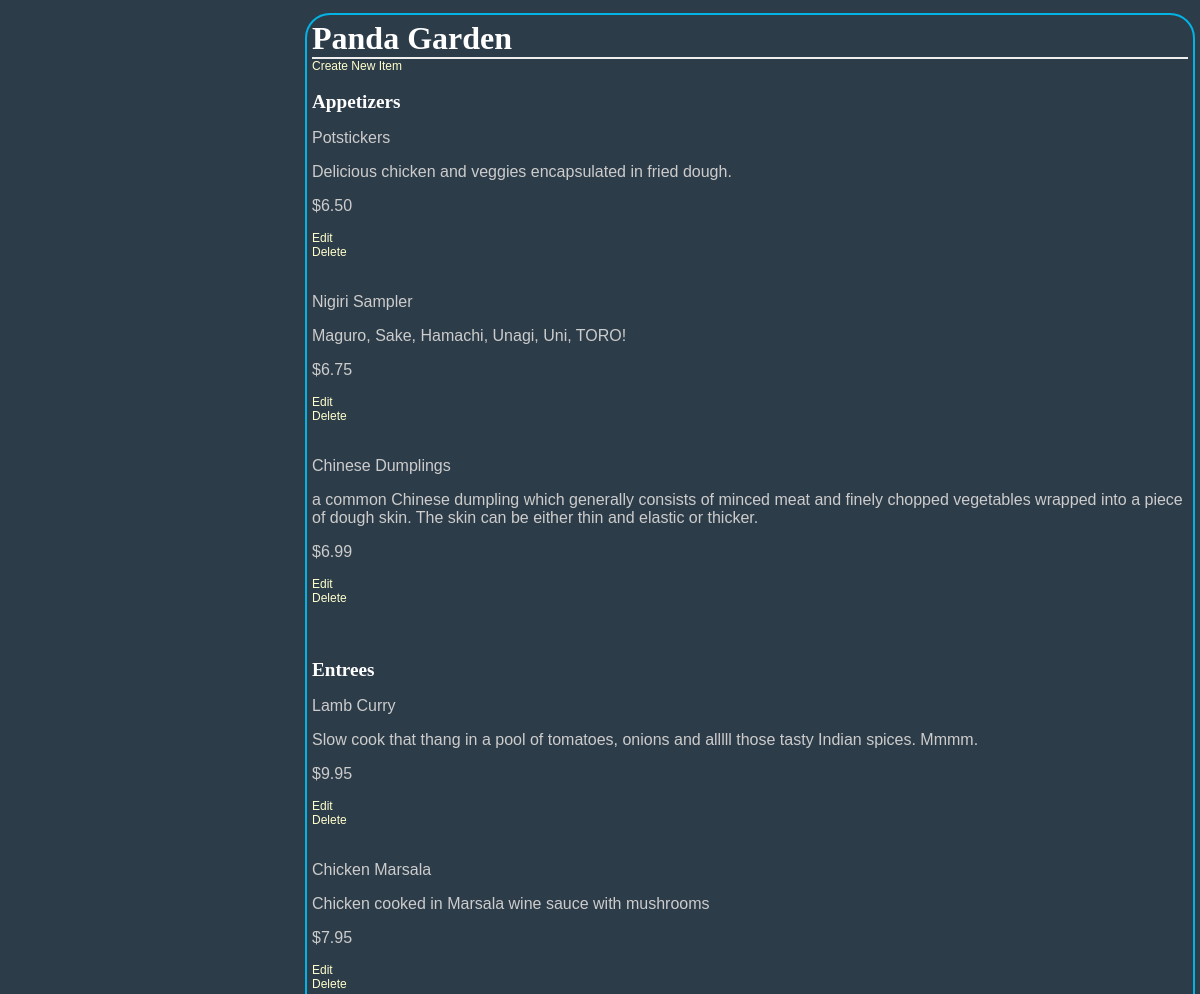
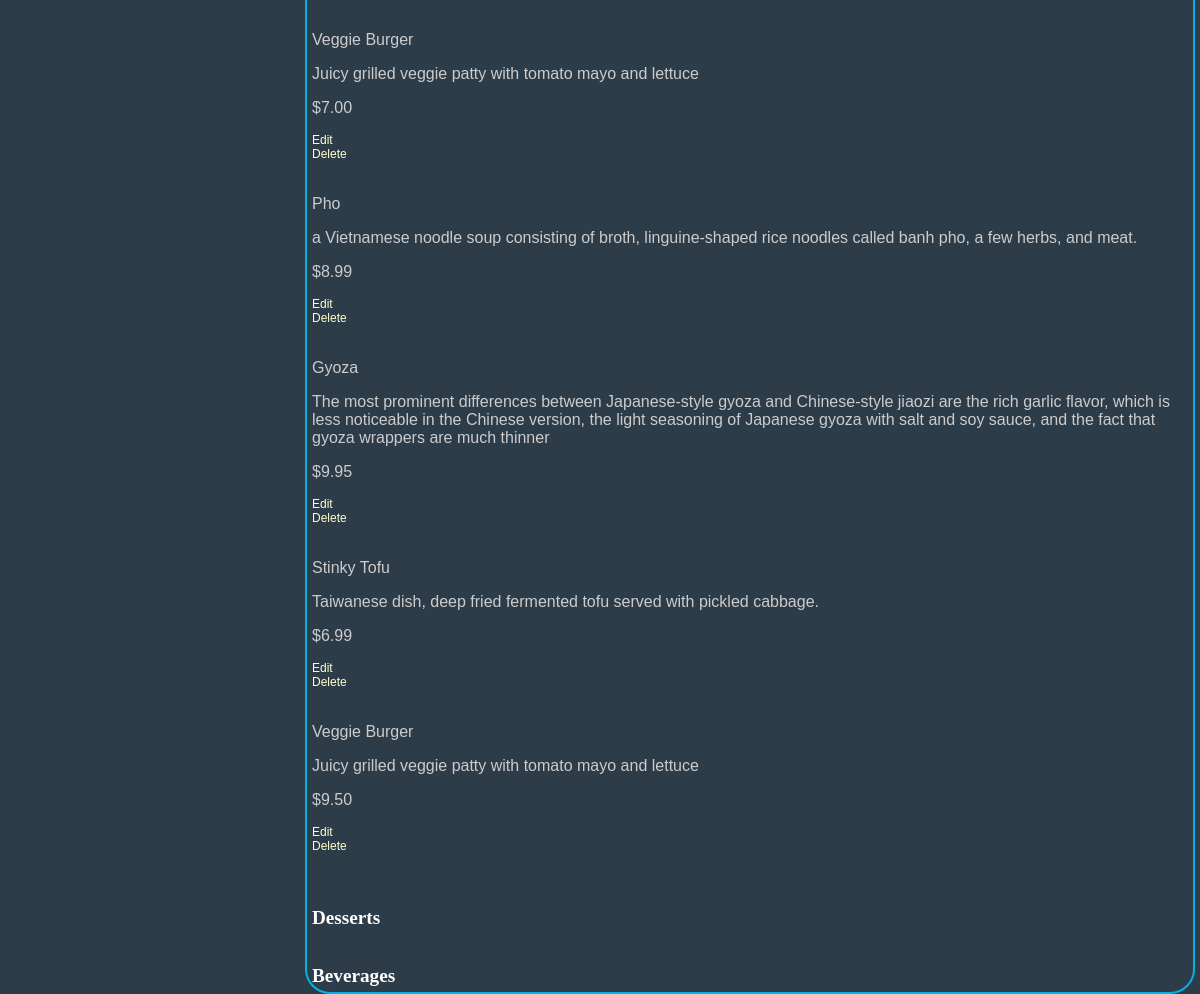
The page /restaurant/16/menu on the database its author committed (2 pictures, top to bottom).
### database_setup.py (models this page shows, shortened)
class Restaurant(Base):
    __tablename__ = 'restaurant'
    id = Column(Integer, primary_key=True)
    name = Column(String(250), nullable=False)

class MenuItem(Base):
    __tablename__ = 'menu_item'
    name =Column(String(80), nullable = False)
    id = Column(Integer, primary_key = True)
    description = Column(String(250))
    price = Column(String(8))
    course = Column(String(250))
    restaurant_id = Column(Integer,ForeignKey('restaurant.id'))
    restaurant = relationship(Restaurant)

### finalproject.py (the view)
@app.route('/restaurant/<int:restaurant_id>/menu')
def showMenu(restaurant_id):
    restaurant = session.query(Restaurant).filter_by(id=restaurant_id).one()
    items = session.query(MenuItem).filter_by(restaurant_id=restaurant_id).all()
    return render_template('finalproject_menu.html', restaurant=restaurant, items=items)

### templates/finalproject_menu.html (shortened to what this page needs)
<html>
<head>
<link rel=stylesheet type=text/css href="{{ url_for('static', filename='styles.css') }}">
    </head>
    <body>
        <div class = 'pane'>
        <h1>{{ restaurant.name }}</h1>
    {% if items !=[] %}
        <a href = "{{url_for('newMenuItem', restaurant_id = restaurant.id )}}">Create New Item</a>
    <h2>Appetizers</h2>
        {% for i in items %}
        {% if i.course == 'Appetizer' %}
        <p>{{i.name}}</p>
        <p>{{i.description}}</p>
        <p>{{i.price}}</p>
        <a href='{{url_for('editMenuItem', restaurant_id = restaurant.id, menu_id=i.id ) }}' >Edit</a>
    <a href='{{url_for('deleteMenuItem', restaurant_id = restaurant.id, menu_id=i.id ) }}' >Delete</a>
        {% endif %}
        {% endfor %}
    <h2>Entrees</h2>
        {% for i in items %}
        {% if i.course == 'Entree' %}
        <p>{{i.name}}</p>
        <p>{{i.description}}</p>
        <p>{{i.price}}</p>
        <a href='{{url_for('editMenuItem', restaurant_id = restaurant.id, menu_id=i.id ) }}' >Edit</a>
    <a href='{{url_for('deleteMenuItem', restaurant_id = restaurant.id, menu_id=i.id ) }}' >Delete</a>
        {% endif %}
        {% endfor %}
    <h2>Desserts</h2>
    <h2>Beverages</h2>
        {% else %}
        <p> You currently have no menu items. <p>
        <a href = "{{url_for('newMenuItem', restaurant_id = restaurant.id )}}">Create New Item</a>
            {% endif %}
</div>
    </body>
</html>

### static/styles.css (style rules this page uses)
body { font-family: sans-serif; background-image: url('img3.jpg'); background-color: #2d3c49 }
h1, h2, h3, h4 { color: #FFFFFF; }
h1, h2 { font-family: 'Georgia', serif; margin: 0; }
h1 { border-bottom: 2px solid #eee; }
h2 { font-size: 1.2em; }
p, dd, dt { color: #CCCCCC; }
a { text-decoration: none; color:#FFFFCC; font-size: .75em; }
.pane { position:absolute; left: 25%; border: 2px solid; border-radius: 25px; padding: 5px; margin: 5px; border-color: #02b3e4; background-color: #2d3c49 }

### rows shown on the page
Restaurant: name "Panda Garden"
MenuItem: name "Potstickers", description "Delicious chicken and veggies encapsulated in fried dough.", price "$6.50"
MenuItem: name "Nigiri Sampler", description "Maguro, Sake, Hamachi, Unagi, Uni, TORO!", price "$6.75"
MenuItem: name "Chinese Dumplings", description "a common Chinese dumpling which generally consists of minced meat and finely chopped vegetables wrapped into a piece of dough skin. The skin can be either thin and elastic or thicker.", price "$6.99"
MenuItem: name "Lamb Curry", description "Slow cook that thang in a pool of tomatoes, onions and alllll those tasty Indian spices. Mmmm.", price "$9.95"
MenuItem: name "Chicken Marsala", description "Chicken cooked in Marsala wine sauce with mushrooms", price "$7.95"
MenuItem: name "Veggie Burger", description "Juicy grilled veggie patty with tomato mayo and lettuce", price "$7.00"
MenuItem: name "Pho", description "a Vietnamese noodle soup consisting of broth, linguine-shaped rice noodles called banh pho, a few herbs, and meat.", price "$8.99"
MenuItem: name "Gyoza", description "The most prominent differences between Japanese-style gyoza and Chinese-style jiaozi are the rich garlic flavor, which is less noticeable in the Chinese version, the light seasoning of Japanese gyoza with salt and soy sauce, and the fact that gyoza wrappers are much thinner", price "$9.95"
MenuItem: name "Stinky Tofu", description "Taiwanese dish, deep fried fermented tofu served with pickled cabbage.", price "$6.99"
MenuItem: name "Veggie Burger", description "Juicy grilled veggie patty with tomato mayo and lettuce", price "$9.50"
